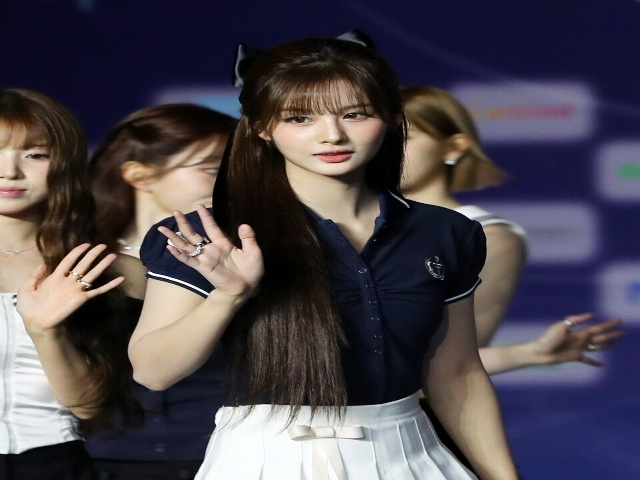
#> input picture practice/week01/inputs/sample.jpg, 640 x 480 px
$ python d5_image_utils.py
#> lines starting #> are read from the running program, lines starting #| are printed output that depends on the picture
# 학습 요약: Day 05 — 이미지 크기 확인과 resize helper 함수를 연습한다.

from pathlib import Path

import cv2


def read_image_safe(image_path: Path):
    if not image_path.exists():
        raise FileNotFoundError(f"Image file not found: {image_path}")

    image = cv2.imread(str(image_path))

    if image is None:
        raise ValueError("파일이 없습니다")

    return image


def get_image_info(image):
    height, width, channels = image.shape
    dtype = str(image.dtype)

    info = {
        "height": height,
        "width": width,
        "channels": channels,
        "dtype": dtype,
    }

    return info


def resize_image(image, width: int, height: int):
    if width is None:
        raise ValueError("width is required")

    if width <= 0:
        raise ValueError("width는 0 이하일 수 없습니다.")

    if height is None:
        raise ValueError("height is required")

    if height <= 0:
        raise ValueError("height는 0 이하일 수 없습니다.")

    resized = cv2.resize(image, (width, height))

    return resized


def main():
    image_path = Path("inputs/sample.jpg")

    image = read_image_safe(image_path)
#> in read_image_safe, image is the input picture: shape (480, 640, 3); mean B, G, R 78.3, 70.2, 76
    info = get_image_info(image)
#> info = {'height': 480, 'width': 640, 'channels': 3, 'dtype': 'uint8'}

    print(info)
#| {'height': 480, 'width': 640, 'channels': 3, 'dtype': 'uint8'}

    resized = resize_image(image, 480, 240)
#> in resize_image, `resized = cv2.resize(image, (width, height))`:
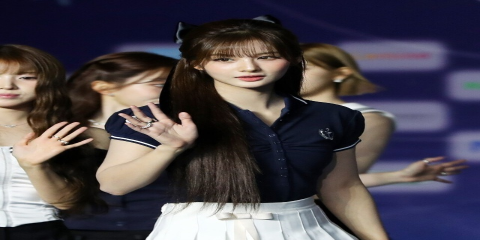
#> resized: shape (240, 480, 3); mean B, G, R 78.3, 70.2, 76.1
    resized_info = get_image_info(resized)
#> resized_info = {'height': 240, 'width': 480, 'channels': 3, 'dtype': 'uint8'}

    print("original", info)
#| original {'height': 480, 'width': 640, 'channels': 3, 'dtype': 'uint8'}
    print("resized", resized_info)
#| resized {'height': 240, 'width': 480, 'channels': 3, 'dtype': 'uint8'}


if __name__ == "__main__":
    main()
